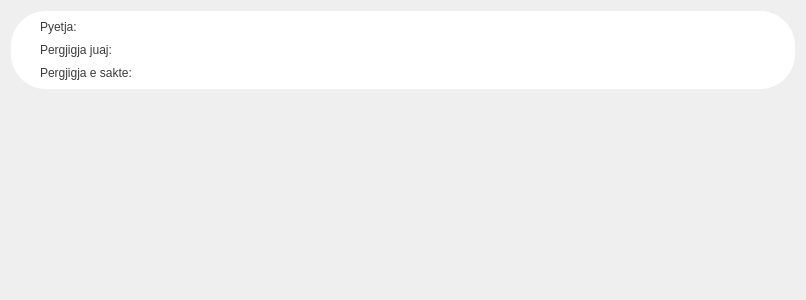
<?xml version="1.0" encoding="UTF-8"?>
<ui version="4.0">
 <class>Form</class>
 <widget class="QWidget" name="Form">
  <property name="geometry">
   <rect>
    <x>0</x>
    <y>0</y>
    <width>806</width>
    <height>300</height>
   </rect>
  </property>
  <property name="windowTitle">
   <string>Form</string>
  </property>
  <property name="styleSheet">
   <string notr="true"/>
  </property>
  <layout class="QVBoxLayout" name="verticalLayout">
   <item>
    <widget class="QWidget" name="widget" native="true">
     <property name="minimumSize">
      <size>
       <width>450</width>
       <height>0</height>
      </size>
     </property>
     <property name="maximumSize">
      <size>
       <width>16777215</width>
       <height>16777215</height>
      </size>
     </property>
     <property name="styleSheet">
      <string notr="true">QWidget{
    border-radius: 35px;
	background-color: rgb(255, 255, 255);
}
QLabel
{
    color: rgb(59, 59, 59);
}</string>
     </property>
     <layout class="QGridLayout" name="gridLayout">
      <item row="1" column="1">
       <widget class="QLabel" name="given_answ">
        <property name="styleSheet">
         <string notr="true"/>
        </property>
        <property name="text">
         <string>Pergjigja juaj:</string>
        </property>
        <property name="wordWrap">
         <bool>true</bool>
        </property>
       </widget>
      </item>
      <item row="2" column="1">
       <widget class="QLabel" name="right_answ">
        <property name="styleSheet">
         <string notr="true"/>
        </property>
        <property name="text">
         <string>Pergjigja e sakte:</string>
        </property>
        <property name="wordWrap">
         <bool>true</bool>
        </property>
       </widget>
      </item>
      <item row="0" column="1">
       <widget class="QLabel" name="question">
        <property name="styleSheet">
         <string notr="true"/>
        </property>
        <property name="text">
         <string>Pyetja:</string>
        </property>
        <property name="wordWrap">
         <bool>true</bool>
        </property>
       </widget>
      </item>
      <item row="1" column="0">
       <spacer name="horizontalSpacer">
        <property name="orientation">
         <enum>Qt::Horizontal</enum>
        </property>
        <property name="sizeType">
         <enum>QSizePolicy::Fixed</enum>
        </property>
        <property name="sizeHint" stdset="0">
         <size>
          <width>20</width>
          <height>20</height>
         </size>
        </property>
       </spacer>
      </item>
      <item row="1" column="2">
       <spacer name="horizontalSpacer_2">
        <property name="orientation">
         <enum>Qt::Horizontal</enum>
        </property>
        <property name="sizeType">
         <enum>QSizePolicy::Fixed</enum>
        </property>
        <property name="sizeHint" stdset="0">
         <size>
          <width>20</width>
          <height>20</height>
         </size>
        </property>
       </spacer>
      </item>
     </layout>
    </widget>
   </item>
   <item>
    <spacer name="verticalSpacer">
     <property name="orientation">
      <enum>Qt::Vertical</enum>
     </property>
     <property name="sizeHint" stdset="0">
      <size>
       <width>20</width>
       <height>40</height>
      </size>
     </property>
    </spacer>
   </item>
  </layout>
 </widget>
 <resources/>
 <connections/>
</ui>
